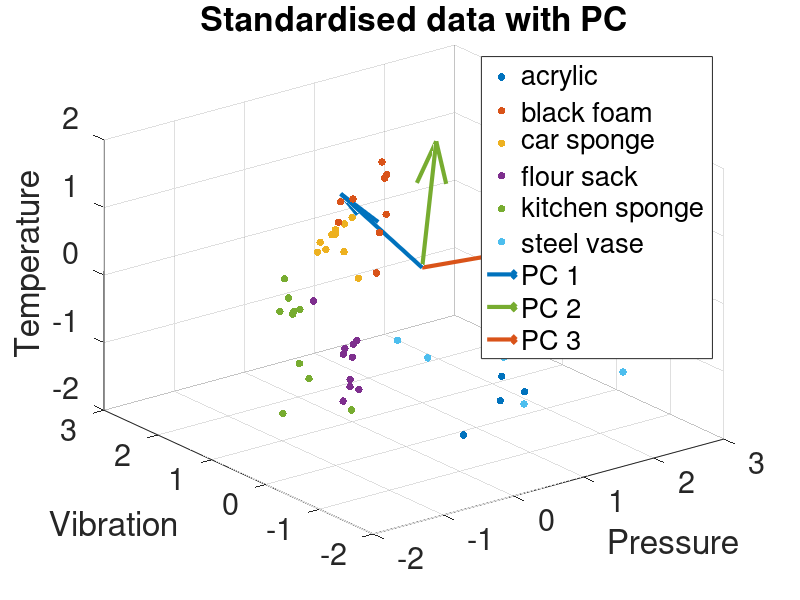

This figure's MATLAB source:
load("F0_PVT.mat")


%%%%%%%%%%%PART 1 a%%%%%%%%%%%%%%%%%%%%%%%%%%%%%

Normalised = zscore(PVT);

covarianceMat = cov(Normalised);

[eigenVectors,eigenValues]  = eig(covarianceMat);



featureVector = fliplr(eigenVectors);



%%%%%%%%%%%%%%%%% PART 1 b %%%%%%%%%%%%%%%%%%%%%


[coeff,score] = pca(Normalised);
colors = ['r', 'g', 'b', 'm', 'k', 'c'];
n=0;
figure;

% Data Points
for i=1:10:60
    n=n+1;
    color = colors(n);
    scatter3(Normalised(i:(i+9),1),Normalised(i:(i+9),2),Normalised(i:(i+9),3),30,'filled',color); grid on; hold on;
end
xlabel('Pressure'); ylabel('Vibration'); zlabel('Temperature');

% PC vectors
for i=1:3
    quiver3(0, featureVector(i,1), featureVector(i,2), featureVector(i,3),2,'Linewidth',3); hold on;
end

legend('acrylic','black foam','car sponge', 'flour sack', 'kitchen sponge','steel vase', 'PC 1','PC 2','PC 3')
set(findall(gca, 'Type', 'Line'),'LineWidth',3);
set(gca,'Fontsize',22)
title('Standardised data with PC')

%%%%%%%%%%%%%%%%%%%%%%% PART 1 c %%%%%%%%%%%%%%%%



